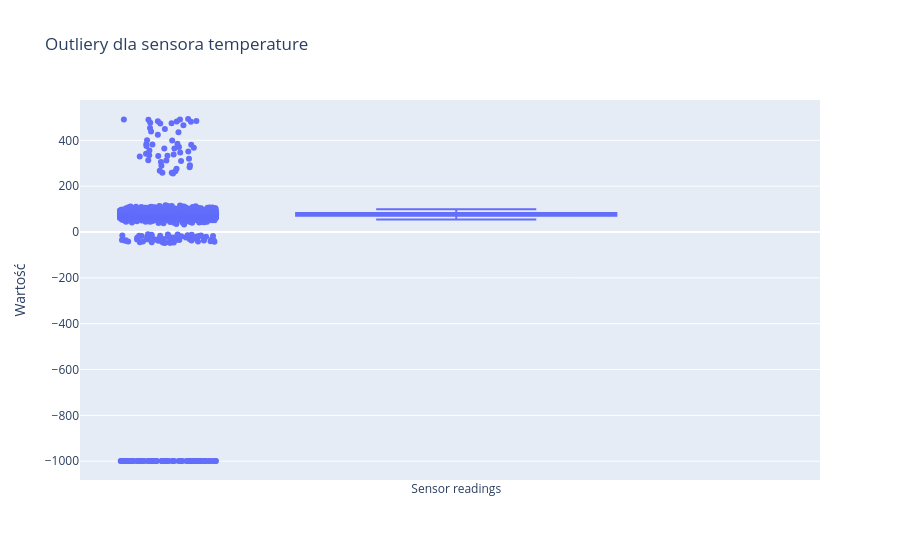

The notebook cell this image was saved under:
### Code cell
sensor = df_sensors.columns[0]
fig = go.Figure()
fig.add_trace(go.Box(y=df_sensors[sensor], name="Sensor readings", boxpoints="all", jitter=0.3, pointpos=-1.8))
fig.update_layout(title=f"Outliery dla sensora {sensor}", yaxis_title="Wartość")
fig.show()

### Figure 1 — Plotly figure (JSON) as saved in the notebook; plotly's stock layout.template omitted (floating-point values rounded to 4 significant figures; data arrays with more than 128 entries replaced by an {"elided": "..."} marker saying what was removed)
{"data": [{"boxpoints": "all", "jitter": 0.3, "name": "Sensor readings", "pointpos": -1.8, "type": "box", "y": {"elided": "10000 float values"}}], "layout": {"title": {"text": "Outliery dla sensora temperature"}, "yaxis": {"title": {"text": "Wartość"}}}}
